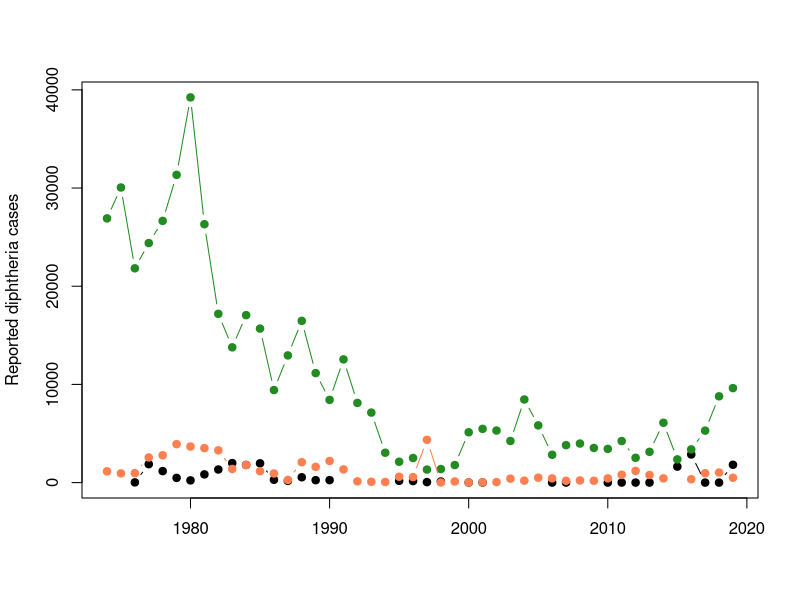
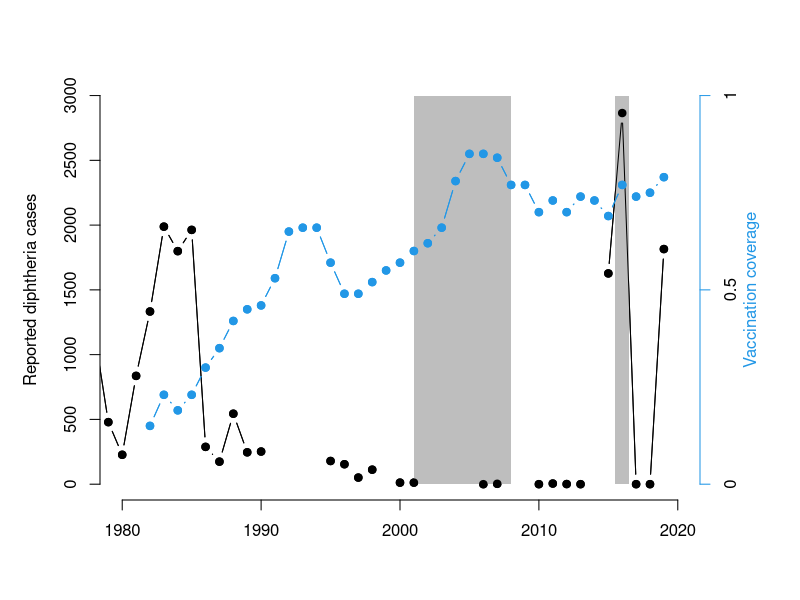
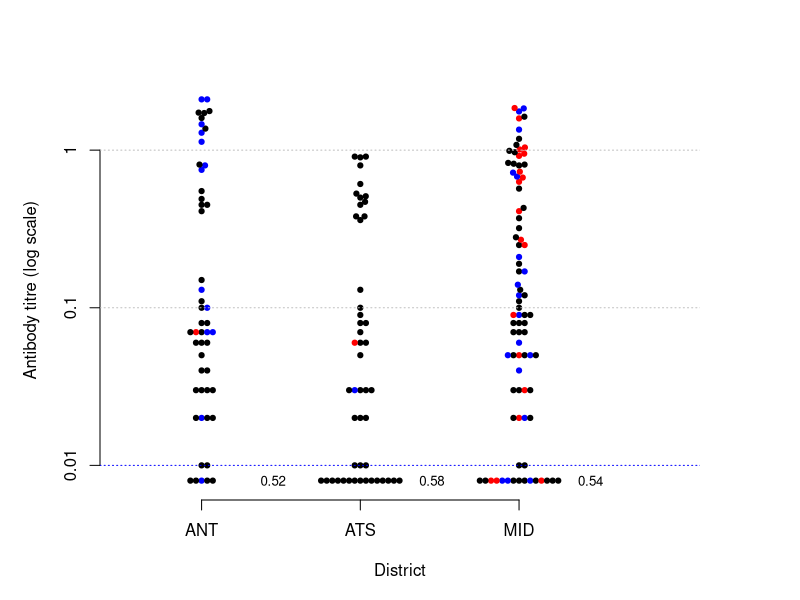
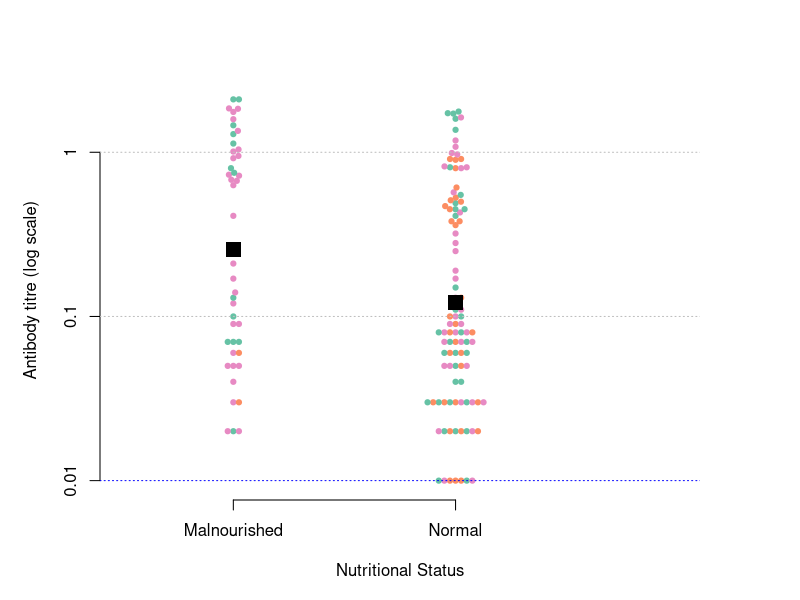
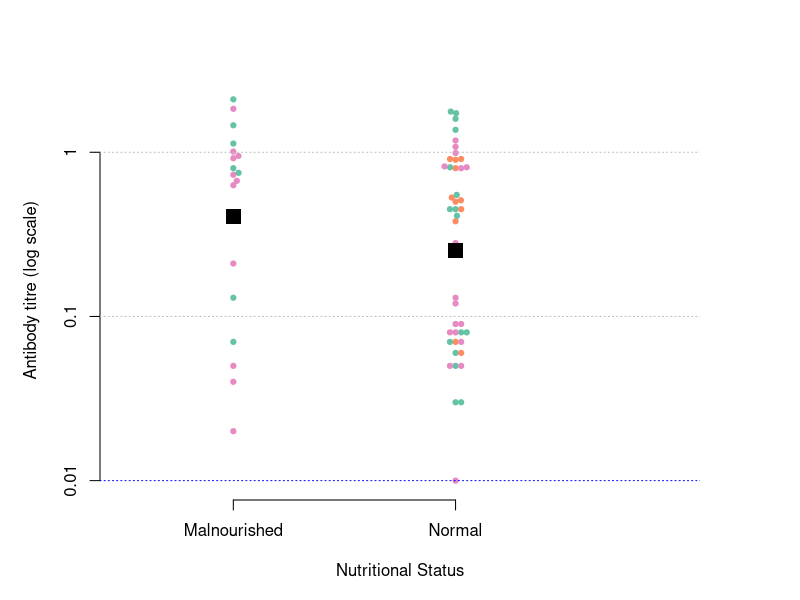
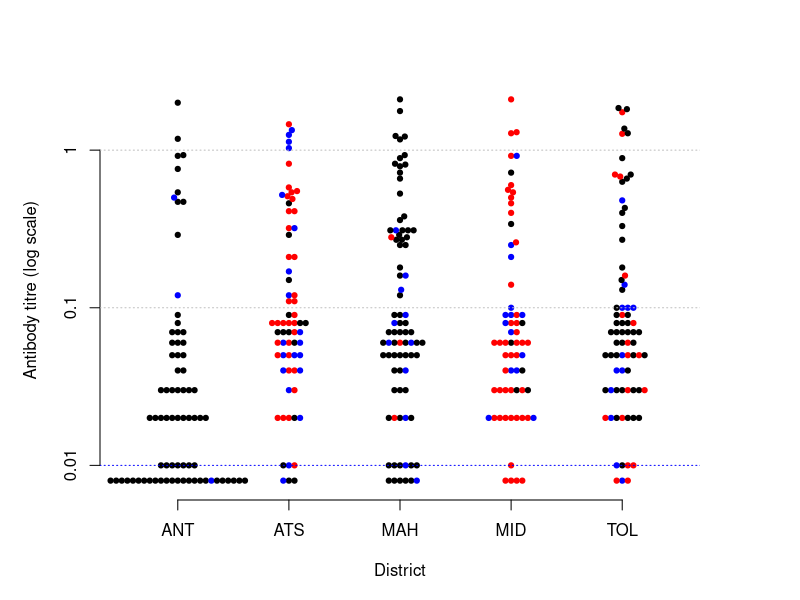
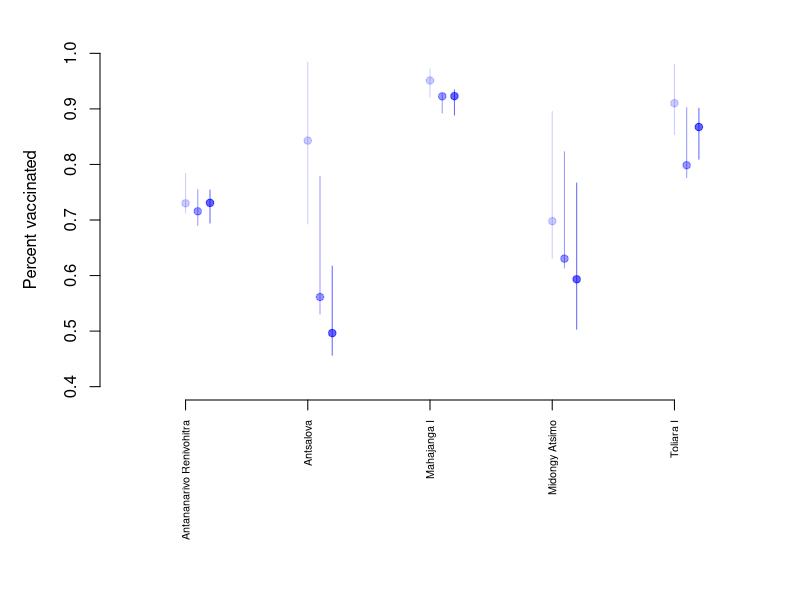
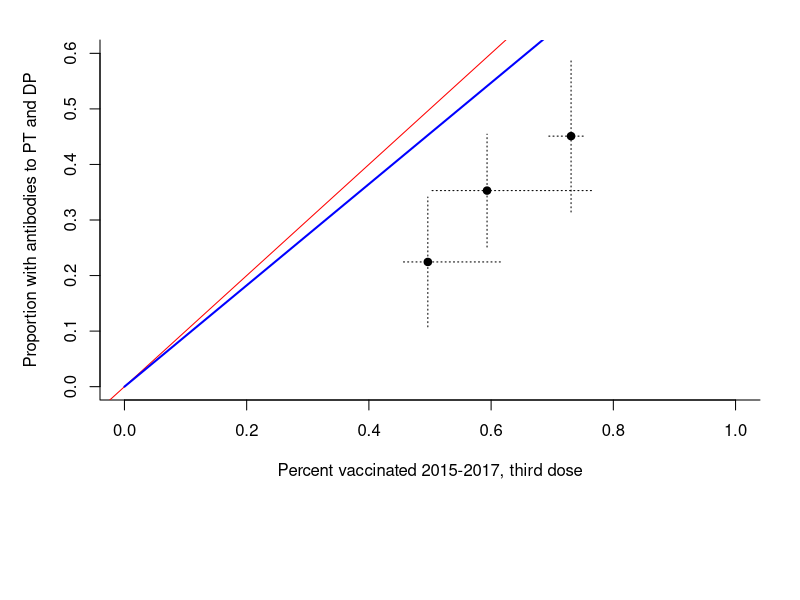

These charts were generated, in order, by the following R code:
## useful packages ## (you should click on package installer, etc to get them)
require(dplyr)
require(beeswarm)
require(RColorBrewer)



############################################################################
## Vacc calculation for the introduction, with 94% for PT and 97% for DT
expected.both <- 0.94*0.97; round(expected.both,3)
round(0.97*(1-0.94),3)
round(0.94*(1-0.97),3)
round(1-0.94*0.97-0.97*(1-0.94)-0.94*(1-0.97),3)
############################################################################

## 0. Bring in country level data and plot timeseries for Figure 1   ##################################################################################################

## time series data (from WHO)
dfts <- read.csv("diphtheria_june9.csv")
yr <- as.numeric(substring(colnames(dfts)[2:ncol(dfts)],2,5))

## vaccination data (likewise)
dfvacc <- read.csv("diphtheria.vacc-june9.csv")
yr.vacc <- as.numeric(substring(colnames(dfvacc)[2:ncol(dfvacc)],2,5))

## find index of countries of interest in case numbers
mada <- dfts[dfts[,1]=="Madagascar",2:ncol(dfts)]
india <- dfts[dfts[,1]=="India",2:ncol(dfts)]
indonesia <- dfts[dfts[,1]=="Indonesia",2:ncol(dfts)]

## pull out Madagascar vacc
mada.vacc <- dfvacc[dfvacc[,1]=="Madagascar",2:ncol(dfvacc)]

## plot cases in different settings for comparison
plot(yr,mada, type="b", xlab="", ylab="Reported diphtheria cases", ylim=range(c(mada, india, indonesia),na.rm=TRUE),pch=19)
points(yr,india, type="b", xlab="", ylab="Reported diphtheria cases",col="forestgreen",pch=19)
points(yr,indonesia, type="b", xlab="", ylab="Reported diphtheria cases", col="coral",pch=19)

## Plot out Figure 1
par(mfrow=c(1,1), bty="l",mar=c(5,5,4,5))
plot(yr,mada, type="b", xlab="", ylab="Reported diphtheria cases", pch=19, ylim=c(-2,3000),xlim=c(1980,2020),axes=FALSE)
polygon(c(2016-c(15,15,8),2016-c(8,15)),c(-2,3000,3000,-2,-2), col="grey", border="NA")
polygon(c(2016+c(-0.5,-0.5,0.5),2016+c(0.5,-0.5)),c(-2,3000,3000,-2,-2), col="grey", border="NA")
points(yr,mada, type="b",pch=19)
axis(1); axis(2)

points(yr.vacc,3000*(mada.vacc/100), type="b", xlab="", pch=19, col=4,xlim=c(1980,2020))
points(yr.vacc,3000*(mada.vacc/100), type="b", pch=19, col=4)
axis(4,at=c(0,1500,3000),lab=c(0,0.5,1),col=4,col.lab=4)
mtext("Vaccination coverage",4,line=2, col=4)


## 1. Bring in serology data and tidy it up  ##################################################################################################
df1 <- read.csv("Madagascar_Serology.csv")


## makes ages in years and months
df1$Age.complete <- df1$Age..months./12 + df1$Age..years.

## make categorical variable for DT where 0 means seronegative
m.anti.DT <- rep(NA,nrow(df1)) 
m.anti.DT[df1$anti.DT.levels == "<0.01 "] <- 0
m.anti.DT[df1$anti.DT.levels == "0.01-0.099"] <- 1
m.anti.DT[df1$anti.DT.levels == "0.1-1.0"] <- 2
m.anti.DT[df1$anti.DT.levels == ">1.0"] <- 3
df1$m.anti.DT <- as.ordered(m.anti.DT)

## make categorical variable for PT where <5 means seronegative
df1$anti.PT.cat<-cut(df1$anti.PT.Titer..IU.ml., br=c(-1,4.99,201)) 
m.anti.PT <- rep(NA,nrow(df1)) 
m.anti.PT[df1$anti.PT.cat == "(-1,4.99]"] <- 0
m.anti.PT[df1$anti.PT.cat == "(4.99,201]"] <- 1
df1$m.anti.PT <- as.ordered(m.anti.PT)


## tidy up some of the other variables
df1$Nutritionnal.status[df1$Nutritionnal.status=="" | df1$Nutritionnal.status=="Outlier"] <- NA
df1$District <- as.factor(df1$District)
df1$Nutritionnal.status <- as.factor(df1$Nutritionnal.status)


## function to put things on a 0-1 scale
inv.logit <- function(x) return(exp(x)/(1+exp(x)))

## make colors for plotting nutritional status
cols <- rep("black",nrow(df1))
cols[df1$Nutritionnal.status=="NA"] <- "grey"
cols[df1$Nutritionnal.status=="MM"] <- "blue"
cols[df1$Nutritionnal.status=="MS"] <- "red"

## make colors for districts
cols.dist <- rep("black",nrow(df1))
cols.dist[df1$District=="ANT"] <- brewer.pal(8,'Set2')[1]
cols.dist[df1$District=="ATS"] <- brewer.pal(8,'Set2')[2]
cols.dist[df1$District=="MAH"] <- brewer.pal(8,'Set2')[3]
cols.dist[df1$District=="MID"] <- brewer.pal(8,'Set2')[4]
cols.dist[df1$District=="TOL"] <- brewer.pal(8,'Set2')[5]

## make colors for DP only and both DP And PT
cols.vacc <- rep("black",nrow(df1))
cols.vacc[df1$m.anti.PT>0 & df1$m.anti.DT>0 ] <- "orange"
cols[df1$Nutritionnal.status=="MS"] <- "red"


## 2. focus on 6-11 month old ##################################################################################################
## 2.1 identify 0 dose and determinants 
#The following doesn't work with the updated code
fit1 <- glm(I(m.anti.DT==0)~ District, data = df1, subset=df1$Ages.group=="6-11 m")
summary(fit1)

##CIs on OR
exp(fit1$coeff[2]+c(-1,1)*1.96*summary(fit1)$coeff[2,2])
exp(fit1$coeff[3]+c(-1,1)*1.96*summary(fit1)$coeff[3,2])



beeswarm(log(pmax(df1$Anti.DT..IU.ml.[df1$Ages.group=="6-11 m" & df1$District!="MAH" & df1$District!="TOL"],0.008))~
           as.character(df1$District[df1$Ages.group=="6-11 m" & df1$District!="MAH" & df1$District!="TOL"]),
         axes=FALSE,xlab="District", ylab="Antibody titre (log scale)", pch=19, cex=0.7, xlim=c(0.5,4),
         pwcol=cols[df1$Ages.group=="6-11 m" & df1$District!="MAH" & df1$District!="TOL"])
axis(side=1, at=c(1,2,3), lab=c("ANT","ATS","MID")); axis(side=2,  at=log(c(0.01,0.1,1)),lab=c(0.01,0.1,1))
abline(h=log(c(0.01,0.1,1)),lty=3, col=c("blue","grey","grey"))
text(c(1,2,3)+0.45,rep(log(0.008),3),round(inv.logit(fit1$coeff[1]+c(0,fit1$coeff[2:3])),2),cex=0.8) #needs to get removed




## 1.2 characterize heterogeneity in those vaccinated
##2.2 Characterize heterogeneity in those seropositive 

# group nutrit status (remove district, no effect)
fit2 <- lm(log(df1$Anti.DT..IU.ml.)~I(Nutritionnal.status=="NN"), data = df1, subset=df1$Ages.group=="6-11 m"& m.anti.DT>0)
summary(fit2)

round(fit2$coeff[1]+c(-1,1)*1.96*summary(fit2)$coeff[1,2],2)
round(fit2$coeff[2]+c(-1,1)*1.96*summary(fit2)$coeff[2,2],2)



beeswarm(log(pmax(df1$Anti.DT..IU.ml.[df1$Ages.group=="6-11 m" & df1$District!="MAH" & df1$District!="TOL" & m.anti.DT>0]))~
           substring(as.character(df1$Nutritionnal.status[df1$Ages.group=="6-11 m" & df1$District!="MAH" & df1$District!="TOL" & m.anti.DT>0]),1,1),
         axes=FALSE,xlab="Nutritional Status", ylab="Antibody titre (log scale)", pch=19, cex=0.7, xlim=c(0.5,3),
         pwcol=cols.dist[df1$Ages.group=="6-11 m" & df1$District!="MAH" & df1$District!="TOL" & m.anti.DT>0])
#axis(side=1, at=c(1,2,3), lab=c("MM","MS","NN")); axis(side=2,  at=log(c(0.01,0.1,1)),lab=c(0.01,0.1,1))
axis(side=1, at=c(1,2), lab=c("Malnourished","Normal")); axis(side=2,  at=log(c(0.01,0.1,1)),lab=c(0.01,0.1,1))
abline(h=log(c(0.01,0.1,1)),lty=3, col=c("blue","grey","grey"))
points(c(1,2),c(fit2$coeff[1]+c(0,fit2$coeff[2])),pch=15, cex=2)

# group nutrit status (remove district, no effect) RESTRICT ANALYSIS TO INDIVIDUALS SEROPOSITIVE TO BOTH aka individuals likely to have been vaccinated 
fit2.1 <- lm(log(df1$Anti.DT..IU.ml.)~I(Nutritionnal.status=="NN"), data = df1, subset=df1$Ages.group=="6-11 m"& m.anti.DT>0 & m.anti.PT>0)
summary(fit2.1)

round(fit2.1$coeff[1]+c(-1,1)*1.96*summary(fit2.1)$coeff[1,2],2)
round(fit2.1$coeff[2]+c(-1,1)*1.96*summary(fit2.1)$coeff[2,2],2)

beeswarm(log(pmax(df1$Anti.DT..IU.ml.[df1$Ages.group=="6-11 m" & df1$District!="MAH" & df1$District!="TOL" & m.anti.DT>0 & m.anti.PT>0]))~
           substring(as.character(df1$Nutritionnal.status[df1$Ages.group=="6-11 m" & df1$District!="MAH" & df1$District!="TOL" & m.anti.DT>0 & m.anti.PT>0]),1,1),
         axes=FALSE,xlab="Nutritional Status", ylab="Antibody titre (log scale)", pch=19, cex=0.7, xlim=c(0.5,3),
         pwcol=cols.dist[df1$Ages.group=="6-11 m" & df1$District!="MAH" & df1$District!="TOL" & m.anti.DT>0 & m.anti.PT>0])
#axis(side=1, at=c(1,2,3), lab=c("MM","MS","NN")); axis(side=2,  at=log(c(0.01,0.1,1)),lab=c(0.01,0.1,1))
axis(side=1, at=c(1,2), lab=c("Malnourished","Normal")); axis(side=2,  at=log(c(0.01,0.1,1)),lab=c(0.01,0.1,1))
abline(h=log(c(0.01,0.1,1)),lty=3, col=c("blue","grey","grey"))
points(c(1,2),c(fit2.1$coeff[1]+c(0,fit2.1$coeff[2])),pch=15, cex=2)


## check on effects imm card, nutritional status...
fit3 <- lm(log(df1$Anti.DT..IU.ml.)~District+Nutritionnal.status+as.factor(Immunization.card), data = df1, subset=df1$Ages.group=="6-11 m"& m.anti.DT>0)
summary(fit3)


## check on effects imm card, nutritional status... RESTRICT ANALYSIS TO INDIVIDUALS SEROPOSITIVE TO BOTH aka individuals likely to have been vaccinated 
fit3.1 <- lm(log(df1$Anti.DT..IU.ml.)~District+Nutritionnal.status+as.factor(Immunization.card), data = df1, subset=df1$Ages.group=="6-11 m"& m.anti.DT>0 & m.anti.PT>0)
summary(fit3.1)



## 3. focus on 8-15 monthsyo ##################################################################################################

fit1a <- glm(I(m.anti.DT==0)~ District, data = df1, subset=df1$Ages.group=="8-15 y")
summary(fit1a)

exp(fit1a$coeff[1])/(1+exp(fit1a$coeff[1]))

exp(fit1a$coeff[2:5])
exp(fit1a$coeff[2:5]+1.96*summary(fit1a)$coeff[2:5,2])
exp(fit1a$coeff[2:5]-1.96*summary(fit1a)$coeff[2:5,2])


chs <- df1$Ages.group=="8-15 y"
beeswarm(log(pmax(df1$Anti.DT..IU.ml.[chs],0.008))~
           as.character(df1$District[chs]),
         axes=FALSE,xlab="District", ylab="Antibody titre (log scale)", pch=19, cex=0.7, xlim=c(0.5,5.5),
         pwcol=cols[chs])
axis(side=1, at=c(1:5), lab=c("ANT","ATS","MAH","MID","TOL")); axis(side=2,  at=log(c(0.01,0.1,1)),lab=c(0.01,0.1,1))
abline(h=log(c(0.01,0.1,1)),lty=3, col=c("blue","grey","grey"))


round(inv.logit(fit1a$coeff[1]+c(0,fit1a$coeff[2:5])),2)


fit2a <- lm(log(pmax(df1$Anti.DT..IU.ml.,0.008)) ~ District, data = df1, subset=df1$Ages.group=="8-15 y" & m.anti.DT>0)
summary(fit2a)


(fit2a$coeff[1])
(fit2a$coeff[1]+c(-1,1)*1.96*summary(fit2a)$coeff[1,2])

(fit2a$coeff[2:5])
(fit2a$coeff[2:5]+1.96*summary(fit2a)$coeff[2:5,2])
(fit2a$coeff[2:5]-1.96*summary(fit2a)$coeff[2:5,2])



## note that immunization card and age are no goes
fit3a <- lm(log(pmax(df1$Anti.DT..IU.ml.,0.008)) ~ Age..years. + District+as.factor(Immunization.card), data = df1, subset=df1$Ages.group=="8-15 y")
summary(fit3a)





## 4. Look at vaccination status among the different combinations. ############################################################################
#Look at seropositive status to diphtheria and pertussis 

## make categorical variable for PT where <5 means seronegative
df1$anti.PT.cat<-cut(df1$anti.PT.Titer..IU.ml., br=c(-1,4.99,201)) 
m.anti.PT <- rep(NA,nrow(df1)) 
m.anti.PT[df1$anti.PT.cat == "(-1,4.99]"] <- 0
m.anti.PT[df1$anti.PT.cat == "(4.99,201]"] <- 1

df1$m.anti.PT <- as.ordered(m.anti.PT)



## index to restrict to just youngest kids
chs <- df1$Ages.group=="6-11 m" & !is.na(df1$Ages.group)

## calculate and print out for the totals
tab1 <- table(df1$m.anti.PT[chs],1*(df1$m.anti.DT[chs]>0))
tab1
tab1/sum(tab1)

## calculate and print out numbers for Antananarivo
tab1.ANT <- table(df1$m.anti.PT[chs & df1$District=="ANT"],1*(df1$m.anti.DT[chs & df1$District=="ANT"]>0))
tab1.ANT

## calculate and print out numbers for ATS
tab1.ATS <- table(df1$m.anti.PT[chs & df1$District=="ATS"],1*(df1$m.anti.DT[chs & df1$District=="ATS"]>0))
tab1.ATS

## calculate and print out numbers for MID
tab1.MID <- table(df1$m.anti.PT[chs & df1$District=="MID"],1*(df1$m.anti.DT[chs & df1$District=="MID"]>0))
tab1.MID 




## index to restrict to just older individuals
ads <- df1$Ages.group=="8-15 y" & !is.na(df1$Ages.group)

## calculate and print out for the totals
tab2 <- table(df1$m.anti.PT[ads],1*(df1$m.anti.DT[ads]>0))
tab2
tab2/sum(tab2)

## calculate and print out numbers for Antananarivo
tab2.ANT <- table(df1$m.anti.PT[ads & df1$District=="ANT"],1*(df1$m.anti.DT[ads & df1$District=="ANT"]>0))
tab2.ANT

## calculate and print out numbers for ATS
tab2.ATS <- table(df1$m.anti.PT[ads & df1$District=="ATS"],1*(df1$m.anti.DT[ads & df1$District=="ATS"]>0))
tab2.ATS

## calculate and print out numbers for MID
tab2.MID <- table(df1$m.anti.PT[ads & df1$District=="MID"],1*(df1$m.anti.DT[ads & df1$District=="MID"]>0))
tab2.MID 

## calculate and print out numbers for MAH 
tab2.MAH <- table(df1$m.anti.PT[ads & df1$District=="MAH"],1*(df1$m.anti.DT[ads & df1$District=="MAH"]>0))
tab2.MAH 

## calculate and print out numbers for TOL 
tab2.TOL <- table(df1$m.anti.PT[ads & df1$District=="TOL"],1*(df1$m.anti.DT[ads & df1$District=="TOL"]>0))
tab2.TOL




## 5. Bring in district level vaccination coverage ##################################################################################################

## Reported administrative vaccination coverage data
df.vacc <- read.csv("Routine_Vaccination_2015-2017.csv")

## plot progress through time #light is past, dark recent, also shown by arrow, years are 2015, 2016, 2017
cols <- colorRampPalette(c(rgb(0,0,1,0), rgb(0,0,1,1)), alpha = TRUE)(6)[2:4] 

## plot out the five that we care about ######################
focal.districts <- c("Antananarivo Renivohitra","Antsalova","Mahajanga I","Midongy Atsimo","Toliara I")
chs <- match(focal.districts,df.vacc[,2])
#df.vacc[chs,2]
adj <- 0.1


lower.vacc.1 <- apply(df.vacc[chs,c(2,5,8)+1][,],1,min,na.rm=TRUE)
upper.vacc.1 <- apply(df.vacc[chs,c(2,5,8)+1][,],1,max,na.rm=TRUE)
med.vacc.1 <- apply(df.vacc[chs,c(2,5,8)+1][,],1,median,na.rm=TRUE)

lower.vacc.2 <- apply(df.vacc[chs,c(3,6,9)+1][,],1,min,na.rm=TRUE)
upper.vacc.2 <- apply(df.vacc[chs,c(3,6,9)+1][,],1,max,na.rm=TRUE)
med.vacc.2 <- apply(df.vacc[chs,c(3,6,9)+1][,],1,median,na.rm=TRUE)

lower.vacc.3 <- apply(df.vacc[chs,c(4,7,10)+1][,],1,min,na.rm=TRUE)
upper.vacc.3 <- apply(df.vacc[chs,c(4,7,10)+1][,],1,max,na.rm=TRUE)
med.vacc.3 <- apply(df.vacc[chs,c(4,7,10)+1][,],1,median,na.rm=TRUE)

par(mfrow=c(1,1),mar=c(10,5,2,2))

plot(1:5,med.vacc.1, ylab="Percent vaccinated", col=cols[1], xlab="", axes=FALSE,pch=19, ylim=c(0.4,1), xlim=c(0.5,5.5))
for (j in 1:5) points(c(j,j),c(lower.vacc.1[j],upper.vacc.1[j]), type="l", col=cols[1])

points(1:5+adj,med.vacc.2,pch=19, col=cols[2])
for (j in 1:5) points(c(j,j)+adj,c(lower.vacc.2[j],upper.vacc.2[j]), type="l", col=cols[2])

points(1:5+adj+adj,med.vacc.3,pch=19, col=cols[3])
for (j in 1:5) points(c(j,j)+adj+adj,c(lower.vacc.3[j],upper.vacc.3[j]), type="l", col=cols[3])
axis(2); axis(1,at=1:5, lab=df.vacc[chs,2], las=2, cex.axis=0.65)



## plot against fraction that are seropositive to both in each location against average vaccination coverage for third dose##

prop.both <- c(tab1.ANT[2,2]/sum(tab1.ANT),tab1.ATS[2,2]/sum(tab1.ATS),tab1.MID[2,2]/sum(tab1.MID))
n.tot <- c(sum(tab1.ANT),sum(tab1.ATS),sum(tab1.MID))
ci.low.prop.both <- prop.both-1.96*sqrt(prop.both*(1-prop.both)/n.tot)
ci.high.prop.both <- prop.both+1.96*sqrt(prop.both*(1-prop.both)/n.tot)

lower.vacc <- apply(df.vacc[chs,c(4,7,10)+1][c(1,2,4),],1,min)
upper.vacc <- apply(df.vacc[chs,c(4,7,10)+1][c(1,2,4),],1,max)
med.vacc <- apply(df.vacc[chs,c(4,7,10)+1][c(1,2,4),],1,median)

plot(med.vacc,prop.both,xlim=c(0.0,1.0),ylim=c(0,0.6),
     xlab="Percent vaccinated 2015-2017, third dose", 
     ylab="Proportion with antibodies to PT and DP", pch=19, )
for (j in 1:3) points(rep(med.vacc[j],2),c(ci.low.prop.both[j],ci.high.prop.both[j]),type="l",lty=3)
for (j in 1:3) points(c(lower.vacc[j],upper.vacc[j]),rep(prop.both[j],2),type="l",lty=3)


#points(med.vacc,med.vacc*expected.both, pch=19,col="red",ylim=c(0,0.8))
abline(0,1,col="red",lty=7)
points(c(0,0.5,1),expected.both*c(0,0.5,1),col="blue", type="l",lwd=2)


## plot against fraction that are DP only in each location against average vaccination coverage for third dose in 2015-2017##
prop.Donly <- c(tab1.ANT[1,2]/sum(tab1.ANT),tab1.ATS[1,2]/sum(tab1.ATS),tab1.MID[1,2]/sum(tab1.MID))
n.tot <- c(sum(tab1.ANT),sum(tab1.ATS),sum(tab1.MID))
ci.low.prop.Donly <- prop.Donly-1.96*sqrt(prop.Donly*(1-prop.Donly)/n.tot)
ci.high.prop.Donly <- prop.Donly+1.96*sqrt(prop.Donly*(1-prop.Donly)/n.tot)

lower.vacc <- apply(df.vacc[chs,c(4,7,10)+1][c(1,2,4),],1,min)
upper.vacc <- apply(df.vacc[chs,c(4,7,10)+1][c(1,2,4),],1,max)
med.vacc <- apply(df.vacc[chs,c(4,7,10)+1][c(1,2,4),],1,median)

plot(med.vacc,prop.Donly,xlim=c(0.0,1.0),ylim=c(0,0.6),
     xlab="Percent vaccinated 2015-2017, third dose", 
     ylab="Proportion with antibodies to DP only", pch=19, )
for (j in 1:3) points(rep(med.vacc[j],2),c(ci.low.prop.Donly[j],ci.high.prop.Donly[j]),type="l",lty=3)
for (j in 1:3) points(c(lower.vacc[j],upper.vacc[j]),rep(prop.Donly[j],2),type="l",lty=3)



##Raise pertussis seropositive cut off to 40 IU/mL
##Supplementary Table 3 and 4
## make categorical variable for PT where <40 means seronegative
df1$anti.PT.cat<-cut(df1$anti.PT.Titer..IU.ml., br=c(-1,39,201)) 
m.anti.PT <- rep(NA,nrow(df1)) 
m.anti.PT[df1$anti.PT.cat == "(-1,39]"] <- 0
m.anti.PT[df1$anti.PT.cat == "(39,201]"] <- 1

df1$m.anti.PT <- as.ordered(m.anti.PT)



chs <- df1$Ages.group=="6-11 m" & !is.na(df1$Ages.group)

## redo tables
## calculate and print out for the totals
tab1 <- table(df1$m.anti.PT[chs],1*(df1$m.anti.DT[chs]>0))
tab1
tab1/sum(tab1)

## calculate and print out numbers for Antananarivo
tab1.ANT <- table(df1$m.anti.PT[chs & df1$District=="ANT"],1*(df1$m.anti.DT[chs & df1$District=="ANT"]>0))
tab1.ANT

## calculate and print out numbers for ATS
tab1.ATS <- table(df1$m.anti.PT[chs & df1$District=="ATS"],1*(df1$m.anti.DT[chs & df1$District=="ATS"]>0))
tab1.ATS

## calculate and print out numbers for MID
tab1.MID <- table(df1$m.anti.PT[chs & df1$District=="MID"],1*(df1$m.anti.DT[chs & df1$District=="MID"]>0))
tab1.MID 



## index to restrict to just older individuals
ads <- df1$Ages.group=="8-15 y" & !is.na(df1$Ages.group)

## redo tables
## calculate and print out for the totals
tab2 <- table(df1$m.anti.PT[ads],1*(df1$m.anti.DT[ads]>0))
tab2
tab2/sum(tab2)

## calculate and print out numbers for Antananarivo
tab2.ANT <- table(df1$m.anti.PT[ads & df1$District=="ANT"],1*(df1$m.anti.DT[ads & df1$District=="ANT"]>0))
tab2.ANT

## calculate and print out numbers for ATS
tab2.ATS <- table(df1$m.anti.PT[ads & df1$District=="ATS"],1*(df1$m.anti.DT[ads & df1$District=="ATS"]>0))
tab2.ATS

## calculate and print out numbers for MID
tab2.MID <- table(df1$m.anti.PT[ads & df1$District=="MID"],1*(df1$m.anti.DT[ads & df1$District=="MID"]>0))
tab2.MID 

## calculate and print out numbers for MAH 
tab2.MAH <- table(df1$m.anti.PT[ads & df1$District=="MAH"],1*(df1$m.anti.DT[ads & df1$District=="MAH"]>0))
tab2.MAH 
